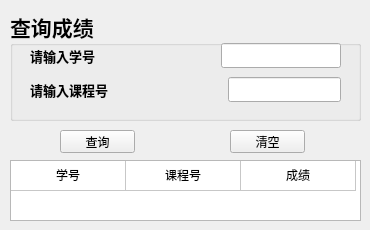
      <widget class="QWidget" name="tab_14">
       <attribute name="title">
        <string>查询</string>
       </attribute>
       <widget class="QGroupBox" name="groupBox_10">
        <property name="geometry">
         <rect>
          <x>10</x>
          <y>10</y>
          <width>351</width>
          <height>111</height>
         </rect>
        </property>
        <property name="font">
         <font>
          <family>华文隶书</family>
          <pointsize>16</pointsize>
          <weight>75</weight>
          <bold>true</bold>
         </font>
        </property>
        <property name="title">
         <string>查询成绩</string>
        </property>
        <widget class="QWidget" name="layoutWidget8">
         <property name="geometry">
          <rect>
           <x>20</x>
           <y>30</y>
           <width>311</width>
           <height>67</height>
          </rect>
         </property>
         <layout class="QVBoxLayout" name="verticalLayout_10">
          <item>
           <layout class="QHBoxLayout" name="horizontalLayout_26">
            <item>
             <widget class="QLabel" name="findGradeSnoLabel">
              <property name="font">
               <font>
                <family>仿宋</family>
                <pointsize>10</pointsize>
               </font>
              </property>
              <property name="text">
               <string>请输入学号</string>
              </property>
             </widget>
            </item>
            <item>
             <spacer name="horizontalSpacer_11">
              <property name="orientation">
               <enum>Qt::Horizontal</enum>
              </property>
              <property name="sizeHint" stdset="0">
               <size>
                <width>40</width>
                <height>20</height>
               </size>
              </property>
             </spacer>
            </item>
            <item>
             <widget class="QLineEdit" name="findGradeSnoInput">
              <property name="font">
               <font>
                <family>宋体</family>
                <pointsize>9</pointsize>
                <weight>50</weight>
                <bold>false</bold>
               </font>
              </property>
             </widget>
            </item>
           </layout>
          </item>
          <item>
           <layout class="QHBoxLayout" name="horizontalLayout_27">
            <item>
             <widget class="QLabel" name="findGradeCnoLabel">
              <property name="font">
               <font>
                <family>仿宋</family>
                <pointsize>10</pointsize>
               </font>
              </property>
              <property name="text">
               <string>请输入课程号</string>
              </property>
             </widget>
            </item>
            <item>
             <spacer name="horizontalSpacer_12">
              <property name="orientation">
               <enum>Qt::Horizontal</enum>
              </property>
              <property name="sizeHint" stdset="0">
               <size>
                <width>40</width>
                <height>20</height>
               </size>
              </property>
             </spacer>
            </item>
            <item>
             <widget class="QLineEdit" name="findGradeCnoInput">
              <property name="font">
               <font>
                <family>宋体</family>
                <pointsize>9</pointsize>
                <weight>50</weight>
                <bold>false</bold>
               </font>
              </property>
             </widget>
            </item>
           </layout>
          </item>
         </layout>
        </widget>
       </widget>
       <widget class="QPushButton" name="findGradeBtn">
        <property name="geometry">
         <rect>
          <x>60</x>
          <y>130</y>
          <width>75</width>
          <height>23</height>
         </rect>
        </property>
        <property name="font">
         <font>
          <family>宋体</family>
          <pointsize>9</pointsize>
         </font>
        </property>
        <property name="text">
         <string>查询</string>
        </property>
       </widget>
       <widget class="QPushButton" name="resetFindGradeBtn">
        <property name="geometry">
         <rect>
          <x>230</x>
          <y>130</y>
          <width>75</width>
          <height>23</height>
         </rect>
        </property>
        <property name="font">
         <font>
          <family>宋体</family>
          <pointsize>9</pointsize>
         </font>
        </property>
        <property name="text">
         <string>清空</string>
        </property>
       </widget>
       <widget class="QTableWidget" name="findGradeTable">
        <property name="geometry">
         <rect>
          <x>10</x>
          <y>160</y>
          <width>351</width>
          <height>61</height>
         </rect>
        </property>
        <property name="font">
         <font>
          <family>宋体</family>
          <pointsize>9</pointsize>
         </font>
        </property>
        <property name="rowCount">
         <number>1</number>
        </property>
        <property name="columnCount">
         <number>3</number>
        </property>
        <attribute name="horizontalHeaderVisible">
         <bool>false</bool>
        </attribute>
        <attribute name="horizontalHeaderDefaultSectionSize">
         <number>115</number>
        </attribute>
        <attribute name="verticalHeaderVisible">
         <bool>false</bool>
        </attribute>
        <row/>
        <column/>
        <column/>
        <column/>
        <item row="0" column="0">
         <property name="text">
          <string>学号</string>
         </property>
         <property name="textAlignment">
          <set>AlignCenter</set>
         </property>
        </item>
        <item row="0" column="1">
         <property name="text">
          <string>课程号</string>
         </property>
         <property name="textAlignment">
          <set>AlignCenter</set>
         </property>
        </item>
        <item row="0" column="2">
         <property name="text">
          <string>成绩</string>
         </property>
         <property name="textAlignment">
          <set>AlignCenter</set>
         </property>
        </item>
       </widget>
      </widget>
